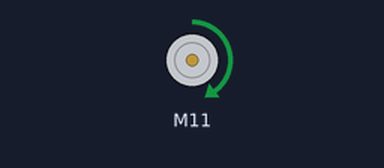
The sketch below on a simulated Arduino Uno, built with avr-gcc and run on an emulated ATmega328P. Parts: DC motor (green arrow = forward, orange = backward, longer = faster).

Above: at 0.5 s.
At 2.0 s:
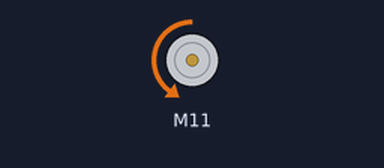
At 3.5 s:
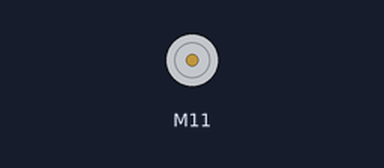
Timing chart, 0 to 5.2 s (numbered marks = the images above):
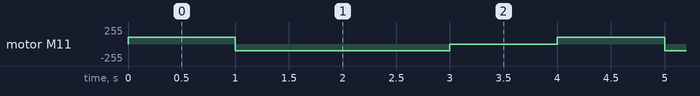

Measured:
- by itself, motor M11: repeats every 4.0 s: backward 100/255 2.0 s, stopped 1.0 s, forward 100/255 1.0 s

The sketch:

stepper_speedControl.ino
```cpp
//
// /*
// Modified version of the original library Stepper and implementing PWM library To set a 100 khz frecuency
// to control the TB6612FNG and a stepper Motor 17HS5425
// */
//
//
//
//#include <Stepper.h>
//#include <PWM.h>
//
//
//#define motorSteps 200     // change this depending on the number of steps
//                           // per revolution of your motor 360/1.8 Degrees
//#define motorPin1 8 // AIN1
//#define motorPin2 9 // AIN2
//#define motorPin3 10 // BIN1
//#define motorPin4 11 // BIN2
//#define ledPin 13
//#define STBY 3 // SBTY
//int PWMA = 12;                // the pin that the PWMA and PWMB Is conected
//int Cycle = 120;         //
//int32_t frequency = 100000;
//
//// initialize of the Stepper library:
//Stepper myStepper(motorSteps, motorPin1,motorPin2, motorPin3, motorPin4);
//
//void setup() {
//  InitTimersSafe();
//  // set the motor speed at 60 RPMS:
//  myStepper.setSpeed(60);
//  bool success = SetPinFrequencySafe(PWMA, frequency);
//  // Initialize the Serial port:
//  Serial.begin(9600);
//  // set up the LED pin:
//  pinMode(ledPin, OUTPUT);
//  pinMode(STBY, OUTPUT);
//  digitalWrite(STBY, LOW);
//  // blink the LED:
//  blink(3);
//}
//
//void loop() {
//  // Step forward 100 steps:
//  pwmWrite(PWMA, Cycle);
//  digitalWrite(STBY, HIGH);
//  Serial.println("Forward");
//  myStepper.step(200);
//  delay(500);
//  // Step backward 100 steps:
//  Serial.println("Backward");
//  myStepper.step(-200);
//  delay(500);
//
//}
//// Blink the reset LED:
//void blink(int howManyTimes) {
//  int i;
//  for (i=0; i< howManyTimes; i++) {
//    digitalWrite(ledPin, HIGH);
//    delay(200);
//    digitalWrite(ledPin, LOW);
//    delay(200);
//  }
//}

#include <SparkFun_TB6612.h>

#define stb 13

#define pwa 10

#define ain1 11
#define ain2 10

const int offsetA = 1;
Motor motor1 = Motor(ain1, ain2, pwa, offsetA, stb);

void setup(){

  Serial.begin(9600);
  pinMode(pwa, OUTPUT);
  pinMode(stb, OUTPUT);
  pinMode(ain1, OUTPUT);
  pinMode(ain2, OUTPUT);
}

void move(int n){

//  if(d == 1){

    digitalWrite(stb, HIGH);

    digitalWrite(ain1, HIGH);
    digitalWrite(ain2, LOW);
    analogWrite(pwa, n);
//  }
//  else{
//    digitalWrite(stb, HIGH);
//
//    digitalWrite(ain1, LOW);
//    digitalWrite(ain2, HIGH);
//    analogWrite(pwa, n);
//  }
}


void stop(){
  digitalWrite(stb, LOW);
}

void loop(){

//  Serial.println("on");
//  move(50);
//  delay(1500);
//  Serial.println("off");
//  stop();
//  delay(2500);
//  Serial.println("on");
//  move(50);
//  delay(1500);
//  Serial.println("off");
//  stop();
//  delay(2500);
//  digitalWrite(stb, HIGH);
//Serial.println("backward,...");
//  digitalWrite(ain2, HIGH);
//  digitalWrite(ain1, LOW);
//  analogWrite(pwa, 120);
//  delay(5000);

  motor1.drive(100, 1000);
  motor1.drive(-100, 2000);
  motor1.brake();
  delay(1000);
}
```
